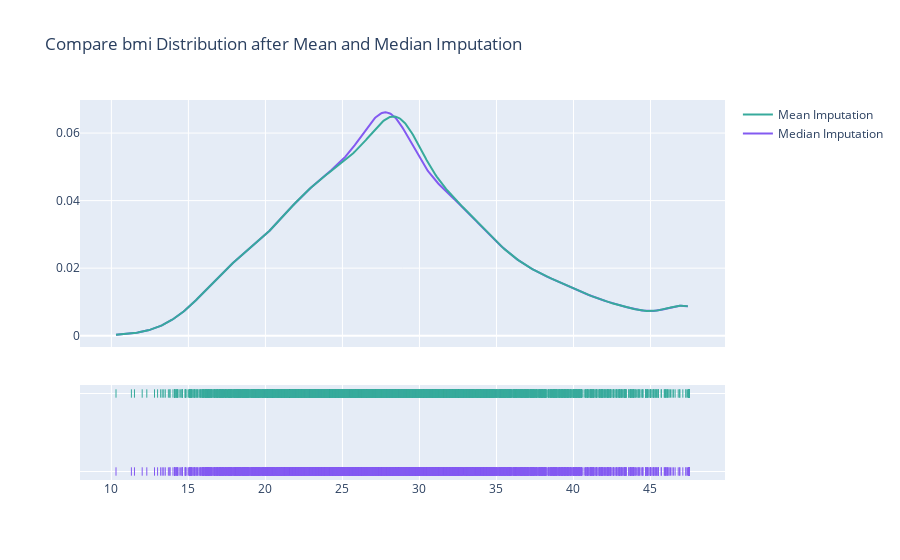

The notebook cell this image was saved under:
### Code cell
# check distribution of bmi after mean/median imputation

x2 = X_train['bmi_median']
x3 = X_train['bmi_mean']

hist_data = [x2, x3]

group_labels = ['Median Imputation', 'Mean Imputation']
colors = ['#835AF1', '#37AA9C']

# Create distplot with curve_type set to 'normal'
fig = ff.create_distplot(hist_data, group_labels, show_hist=False, colors=colors)

# Add title
fig.update_layout(title_text='Compare bmi Distribution after Mean and Median Imputation')
fig.show()

### Figure 1 — Plotly figure (JSON) as saved in the notebook; plotly's stock layout.template omitted (floating-point values rounded to 4 significant figures; data arrays with more than 128 entries replaced by an {"elided": "..."} marker saying what was removed)
{"data": [{"legendgroup": "Median Imputation", "marker": {"color": "#835AF1"}, "mode": "lines", "name": "Median Imputation", "showlegend": true, "type": "scatter", "x": {"elided": "500 float values"}, "xaxis": "x", "y": {"elided": "500 float values"}, "yaxis": "y"}, {"legendgroup": "Mean Imputation", "marker": {"color": "#37AA9C"}, "mode": "lines", "name": "Mean Imputation", "showlegend": true, "type": "scatter", "x": {"elided": "500 float values"}, "xaxis": "x", "y": {"elided": "500 float values"}, "yaxis": "y"}, {"legendgroup": "Median Imputation", "marker": {"color": "#835AF1", "symbol": "line-ns-open"}, "mode": "markers", "name": "Median Imputation", "showlegend": false, "type": "scatter", "x": {"elided": "4088 float values"}, "xaxis": "x", "y": {"elided": "4088 str values"}, "yaxis": "y2"}, {"legendgroup": "Mean Imputation", "marker": {"color": "#37AA9C", "symbol": "line-ns-open"}, "mode": "markers", "name": "Mean Imputation", "showlegend": false, "type": "scatter", "x": {"elided": "4088 float values"}, "xaxis": "x", "y": {"elided": "4088 str values"}, "yaxis": "y2"}], "layout": {"barmode": "overlay", "hovermode": "closest", "legend": {"traceorder": "reversed"}, "title": {"text": "Compare bmi Distribution after Mean and Median Imputation"}, "xaxis": {"anchor": "y2", "domain": [0, 1], "zeroline": false}, "yaxis": {"anchor": "free", "domain": [0.35, 1], "position": 0}, "yaxis2": {"anchor": "x", "domain": [0, 0.25], "dtick": 1, "showticklabels": false}}}
